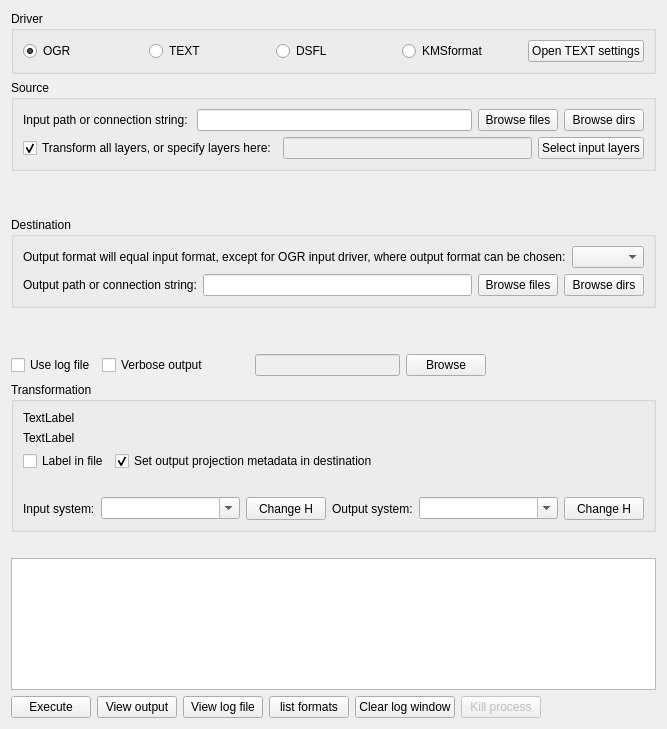
      <widget class="QWidget" name="tab_ogr">
       <property name="sizePolicy">
        <sizepolicy hsizetype="Expanding" vsizetype="Expanding">
         <horstretch>0</horstretch>
         <verstretch>0</verstretch>
        </sizepolicy>
       </property>
       <property name="whatsThis">
        <string>&lt;html&gt;&lt;head/&gt;&lt;body&gt;&lt;p&gt;Perform transformations between various datasources here.&lt;/p&gt;&lt;/body&gt;&lt;/html&gt;</string>
       </property>
       <attribute name="title">
        <string>Batch</string>
       </attribute>
       <layout class="QVBoxLayout" name="verticalLayout_5">
        <item>
         <widget class="QGroupBox" name="groupBox_5">
          <property name="sizePolicy">
           <sizepolicy hsizetype="Preferred" vsizetype="Fixed">
            <horstretch>0</horstretch>
            <verstretch>0</verstretch>
           </sizepolicy>
          </property>
          <property name="baseSize">
           <size>
            <width>0</width>
            <height>24</height>
           </size>
          </property>
          <property name="toolTip">
           <string>Select input 'driver' here</string>
          </property>
          <property name="whatsThis">
           <string>Select input driver here...</string>
          </property>
          <property name="title">
           <string>Driver</string>
          </property>
          <layout class="QVBoxLayout" name="verticalLayout">
           <item>
            <layout class="QHBoxLayout" name="horizontalLayout_9">
             <property name="sizeConstraint">
              <enum>QLayout::SetDefaultConstraint</enum>
             </property>
             <item>
              <widget class="QRadioButton" name="rdobt_f2f_ogr">
               <property name="text">
                <string>OGR</string>
               </property>
               <property name="checked">
                <bool>true</bool>
               </property>
              </widget>
             </item>
             <item>
              <widget class="QRadioButton" name="rdobt_f2f_simple_text">
               <property name="text">
                <string>TEXT</string>
               </property>
              </widget>
             </item>
             <item>
              <widget class="QRadioButton" name="rdobt_f2f_dsfl">
               <property name="text">
                <string>DSFL</string>
               </property>
              </widget>
             </item>
             <item>
              <widget class="QRadioButton" name="rdobt_f2f_kmsformat">
               <property name="text">
                <string>KMSformat</string>
               </property>
              </widget>
             </item>
             <item>
              <widget class="QPushButton" name="bt_f2f_settings">
               <property name="sizePolicy">
                <sizepolicy hsizetype="Fixed" vsizetype="Fixed">
                 <horstretch>0</horstretch>
                 <verstretch>0</verstretch>
                </sizepolicy>
               </property>
               <property name="whatsThis">
                <string>Open settings specific for the TEXT format.</string>
               </property>
               <property name="text">
                <string>Open TEXT settings</string>
               </property>
              </widget>
             </item>
            </layout>
           </item>
          </layout>
         </widget>
        </item>
        <item>
         <widget class="QGroupBox" name="groupBox_3">
          <property name="sizePolicy">
           <sizepolicy hsizetype="Preferred" vsizetype="Preferred">
            <horstretch>0</horstretch>
            <verstretch>0</verstretch>
           </sizepolicy>
          </property>
          <property name="title">
           <string>Source</string>
          </property>
          <layout class="QVBoxLayout" name="verticalLayout_8">
           <item>
            <layout class="QHBoxLayout" name="horizontalLayout_5">
             <item>
              <widget class="QLabel" name="lbl_f2f_input_file">
               <property name="text">
                <string>Input path or connection string: </string>
               </property>
              </widget>
             </item>
             <item>
              <widget class="QLineEdit" name="txt_f2f_input_file">
               <property name="sizePolicy">
                <sizepolicy hsizetype="Expanding" vsizetype="Fixed">
                 <horstretch>0</horstretch>
                 <verstretch>0</verstretch>
                </sizepolicy>
               </property>
               <property name="sizeIncrement">
                <size>
                 <width>0</width>
                 <height>0</height>
                </size>
               </property>
               <property name="whatsThis">
                <string>&lt;html&gt;&lt;head/&gt;&lt;body&gt;&lt;p&gt;A simple file name or, if using OGR, a connection string to e.g. a database. Use * wildcards for globbing over several input files in a directory.&lt;/p&gt;&lt;/body&gt;&lt;/html&gt;</string>
               </property>
              </widget>
             </item>
             <item>
              <widget class="QPushButton" name="bt_f2f_browse_input">
               <property name="sizePolicy">
                <sizepolicy hsizetype="Fixed" vsizetype="Fixed">
                 <horstretch>0</horstretch>
                 <verstretch>0</verstretch>
                </sizepolicy>
               </property>
               <property name="text">
                <string>Browse files</string>
               </property>
              </widget>
             </item>
             <item>
              <widget class="QPushButton" name="bt_f2f_browse_input_dir">
               <property name="sizePolicy">
                <sizepolicy hsizetype="Fixed" vsizetype="Fixed">
                 <horstretch>0</horstretch>
                 <verstretch>0</verstretch>
                </sizepolicy>
               </property>
               <property name="text">
                <string>Browse dirs</string>
               </property>
              </widget>
             </item>
            </layout>
           </item>
           <item>
            <layout class="QHBoxLayout" name="horizontalLayout_12">
             <item>
              <widget class="QCheckBox" name="chb_f2f_all_layers">
               <property name="toolTip">
                <string>Check to transform all layers</string>
               </property>
               <property name="whatsThis">
                <string>&lt;html&gt;&lt;head/&gt;&lt;body&gt;&lt;p&gt;Generally (with OGR input), the batch process will iterate over all input layers, e.g. all shape files in a folder or all layers in a database. This behaviour can be changed by unchecking the check box an selecting specific input layers (as a ; separated list). &lt;/p&gt;&lt;/body&gt;&lt;/html&gt;</string>
               </property>
               <property name="text">
                <string>Transform all layers, or specify layers here:</string>
               </property>
               <property name="checked">
                <bool>true</bool>
               </property>
              </widget>
             </item>
             <item>
              <widget class="QLineEdit" name="txt_f2f_layers_in">
               <property name="enabled">
                <bool>false</bool>
               </property>
               <property name="toolTip">
                <string>Semicolon separated list of layers</string>
               </property>
               <property name="whatsThis">
                <string>&lt;html&gt;&lt;head/&gt;&lt;body&gt;&lt;p&gt;Specify input layers here, seperated by semicolons. Only valid for OGR input/output and formats that support layers, e.g. a directory of shape files or a FileGDB database.&lt;/p&gt;&lt;/body&gt;&lt;/html&gt;</string>
               </property>
              </widget>
             </item>
             <item>
              <widget class="QPushButton" name="bt_f2f_input_layers">
               <property name="sizePolicy">
                <sizepolicy hsizetype="Fixed" vsizetype="Fixed">
                 <horstretch>0</horstretch>
                 <verstretch>0</verstretch>
                </sizepolicy>
               </property>
               <property name="text">
                <string>Select input layers</string>
               </property>
              </widget>
             </item>
            </layout>
           </item>
          </layout>
         </widget>
        </item>
        <item>
         <spacer name="verticalSpacer_10">
          <property name="orientation">
           <enum>Qt::Vertical</enum>
          </property>
          <property name="sizeHint" stdset="0">
           <size>
            <width>20</width>
            <height>40</height>
           </size>
          </property>
         </spacer>
        </item>
        <item>
         <widget class="QGroupBox" name="groupBox_4">
          <property name="title">
           <string>Destination</string>
          </property>
          <layout class="QVBoxLayout" name="verticalLayout_10">
           <item>
            <layout class="QFormLayout" name="formLayout">
             <item row="0" column="0">
              <widget class="QLabel" name="lbl_f2f_ogrdriver">
               <property name="text">
                <string>Output format will equal input format, except for OGR input driver, where output format can be chosen:</string>
               </property>
              </widget>
             </item>
             <item row="0" column="1">
              <widget class="QComboBox" name="cb_f2f_ogr_driver">
               <property name="sizePolicy">
                <sizepolicy hsizetype="Fixed" vsizetype="Fixed">
                 <horstretch>0</horstretch>
                 <verstretch>0</verstretch>
                </sizepolicy>
               </property>
              </widget>
             </item>
            </layout>
           </item>
           <item>
            <layout class="QHBoxLayout" name="horizontalLayout_6">
             <item>
              <widget class="QLabel" name="lbl_f2f_output_file">
               <property name="text">
                <string>Output path or connection string:</string>
               </property>
              </widget>
             </item>
             <item>
              <widget class="QLineEdit" name="txt_f2f_output_file">
               <property name="toolTip">
                <string>Output datasource or connection string.</string>
               </property>
               <property name="whatsThis">
                <string>Output datasource or connection string. If globbing over several input datasources (with * wildcards), the output datasource should be a directory.</string>
               </property>
              </widget>
             </item>
             <item>
              <widget class="QPushButton" name="bt_f2f_browse_output">
               <property name="sizePolicy">
                <sizepolicy hsizetype="Fixed" vsizetype="Fixed">
                 <horstretch>0</horstretch>
                 <verstretch>0</verstretch>
                </sizepolicy>
               </property>
               <property name="text">
                <string>Browse files</string>
               </property>
              </widget>
             </item>
             <item>
              <widget class="QPushButton" name="bt_f2f_browse_output_dir">
               <property name="text">
                <string>Browse dirs</string>
               </property>
              </widget>
             </item>
            </layout>
           </item>
          </layout>
         </widget>
        </item>
        <item>
         <spacer name="verticalSpacer_4">
          <property name="orientation">
           <enum>Qt::Vertical</enum>
          </property>
          <property name="sizeHint" stdset="0">
           <size>
            <width>20</width>
            <height>40</height>
           </size>
          </property>
         </spacer>
        </item>
        <item>
         <layout class="QHBoxLayout" name="horizontalLayout_11">
          <item>
           <widget class="QCheckBox" name="chb_f2f_use_log">
            <property name="toolTip">
             <string>Use a log file to log errors and other output from TrLib.</string>
            </property>
            <property name="whatsThis">
             <string>Use a log file to log errors and other output from TrLib.</string>
            </property>
            <property name="text">
             <string>Use log file</string>
            </property>
            <property name="checked">
             <bool>false</bool>
            </property>
            <property name="tristate">
             <bool>false</bool>
            </property>
           </widget>
          </item>
          <item>
           <widget class="QCheckBox" name="chb_f2f_verbose">
            <property name="toolTip">
             <string>Turn on extra verbosity in logging.</string>
            </property>
            <property name="whatsThis">
             <string>Turn on extra verbosity in logging.</string>
            </property>
            <property name="text">
             <string>Verbose output</string>
            </property>
            <property name="checked">
             <bool>false</bool>
            </property>
           </widget>
          </item>
          <item>
           <spacer name="horizontalSpacer_7">
            <property name="orientation">
             <enum>Qt::Horizontal</enum>
            </property>
            <property name="sizeType">
             <enum>QSizePolicy::Fixed</enum>
            </property>
            <property name="sizeHint" stdset="0">
             <size>
              <width>40</width>
              <height>20</height>
             </size>
            </property>
           </spacer>
          </item>
          <item>
           <widget class="QLineEdit" name="txt_f2f_log_name">
            <property name="enabled">
             <bool>false</bool>
            </property>
            <property name="toolTip">
             <string>File path for output log file.</string>
            </property>
            <property name="whatsThis">
             <string>File path for output log file.</string>
            </property>
           </widget>
          </item>
          <item>
           <widget class="QPushButton" name="bt_f2f_browse_log">
            <property name="text">
             <string>Browse</string>
            </property>
           </widget>
          </item>
          <item>
           <spacer name="horizontalSpacer_6">
            <property name="orientation">
             <enum>Qt::Horizontal</enum>
            </property>
            <property name="sizeType">
             <enum>QSizePolicy::Fixed</enum>
            </property>
            <property name="sizeHint" stdset="0">
             <size>
              <width>170</width>
              <height>20</height>
             </size>
            </property>
           </spacer>
          </item>
         </layout>
        </item>
        <item>
         <widget class="QGroupBox" name="groupBox_2">
          <property name="sizePolicy">
           <sizepolicy hsizetype="Preferred" vsizetype="Preferred">
            <horstretch>0</horstretch>
            <verstretch>0</verstretch>
           </sizepolicy>
          </property>
          <property name="title">
           <string>Transformation</string>
          </property>
          <layout class="QVBoxLayout" name="verticalLayout_12">
           <item>
            <widget class="QLabel" name="lbl_f2f_input_info">
             <property name="text">
              <string>TextLabel</string>
             </property>
            </widget>
           </item>
           <item>
            <widget class="QLabel" name="lbl_f2f_output_info">
             <property name="text">
              <string>TextLabel</string>
             </property>
            </widget>
           </item>
           <item>
            <layout class="QHBoxLayout" name="horizontalLayout_10">
             <item>
              <widget class="QCheckBox" name="chb_f2f_label_in_file">
               <property name="toolTip">
                <string>Use this option if projection metadata is extractable from the input datasource.</string>
               </property>
               <property name="whatsThis">
                <string>Use this option if projection metadata is extractable from the input datasource.</string>
               </property>
               <property name="text">
                <string>Label in file</string>
               </property>
              </widget>
             </item>
             <item>
              <widget class="QCheckBox" name="chb_f2f_set_projection">
               <property name="whatsThis">
                <string>&lt;html&gt;&lt;head/&gt;&lt;body&gt;&lt;p&gt;If checked, will attempt to write output projection metadata in destionation datasource.&lt;/p&gt;&lt;p&gt;This might fail for some OGR-drivers like e.g. 'FileGDB', in which case the metadata can be attached via some appropriate tool afterwards, like e.g. ogr2ogr. &lt;/p&gt;&lt;/body&gt;&lt;/html&gt;</string>
               </property>
               <property name="text">
                <string>Set output projection metadata in destination</string>
               </property>
               <property name="checked">
                <bool>true</bool>
               </property>
              </widget>
             </item>
             <item>
              <spacer name="horizontalSpacer_10">
               <property name="orientation">
                <enum>Qt::Horizontal</enum>
               </property>
               <property name="sizeHint" stdset="0">
                <size>
                 <width>40</width>
                 <height>20</height>
                </size>
               </property>
              </spacer>
             </item>
            </layout>
           </item>
           <item>
            <spacer name="verticalSpacer_5">
             <property name="orientation">
              <enum>Qt::Vertical</enum>
             </property>
             <property name="sizeHint" stdset="0">
              <size>
               <width>20</width>
               <height>20</height>
              </size>
             </property>
            </spacer>
           </item>
           <item>
            <layout class="QHBoxLayout" name="horizontalLayout_8">
             <item>
              <widget class="QLabel" name="label_3">
               <property name="text">
                <string>Input system:</string>
               </property>
              </widget>
             </item>
             <item>
              <widget class="QComboBox" name="cb_f2f_input_system">
               <property name="sizePolicy">
                <sizepolicy hsizetype="Expanding" vsizetype="Fixed">
                 <horstretch>0</horstretch>
                 <verstretch>0</verstretch>
                </sizepolicy>
               </property>
               <property name="minimumSize">
                <size>
                 <width>0</width>
                 <height>20</height>
                </size>
               </property>
               <property name="toolTip">
                <string>Specify input system</string>
               </property>
               <property name="whatsThis">
                <string>Specify an input spatial reference system as a minilabel, either by selecting from the dropdown list or simply typing one yourself (hit enter to try to parse it).</string>
               </property>
               <property name="editable">
                <bool>true</bool>
               </property>
               <property name="sizeAdjustPolicy">
                <enum>QComboBox::AdjustToContents</enum>
               </property>
              </widget>
             </item>
             <item>
              <widget class="QPushButton" name="bt_f2f_change_h_in">
               <property name="sizePolicy">
                <sizepolicy hsizetype="Fixed" vsizetype="Fixed">
                 <horstretch>0</horstretch>
                 <verstretch>0</verstretch>
                </sizepolicy>
               </property>
               <property name="minimumSize">
                <size>
                 <width>0</width>
                 <height>23</height>
                </size>
               </property>
               <property name="toolTip">
                <string>Change height system of input srs.</string>
               </property>
               <property name="text">
                <string>Change H</string>
               </property>
              </widget>
             </item>
             <item>
              <widget class="QLabel" name="label_5">
               <property name="text">
                <string>Output system:</string>
               </property>
              </widget>
             </item>
             <item>
              <widget class="QComboBox" name="cb_f2f_output_system">
               <property name="sizePolicy">
                <sizepolicy hsizetype="Expanding" vsizetype="Fixed">
                 <horstretch>0</horstretch>
                 <verstretch>0</verstretch>
                </sizepolicy>
               </property>
               <property name="minimumSize">
                <size>
                 <width>0</width>
                 <height>20</height>
                </size>
               </property>
               <property name="toolTip">
                <string>Specify output system</string>
               </property>
               <property name="whatsThis">
                <string>Specify an output spatial reference system as a minilabel, either by selecting from the dropdown list or simply typing one yourself (hit enter to try to parse it).</string>
               </property>
               <property name="editable">
                <bool>true</bool>
               </property>
               <property name="sizeAdjustPolicy">
                <enum>QComboBox::AdjustToContents</enum>
               </property>
              </widget>
             </item>
             <item>
              <widget class="QPushButton" name="bt_f2f_change_h_out">
               <property name="sizePolicy">
                <sizepolicy hsizetype="Fixed" vsizetype="Fixed">
                 <horstretch>0</horstretch>
                 <verstretch>0</verstretch>
                </sizepolicy>
               </property>
               <property name="minimumSize">
                <size>
                 <width>0</width>
                 <height>23</height>
                </size>
               </property>
               <property name="toolTip">
                <string>Change height system of input srs.</string>
               </property>
               <property name="text">
                <string>Change H</string>
               </property>
              </widget>
             </item>
            </layout>
           </item>
          </layout>
         </widget>
        </item>
        <item>
         <spacer name="verticalSpacer_2">
          <property name="orientation">
           <enum>Qt::Vertical</enum>
          </property>
          <property name="sizeHint" stdset="0">
           <size>
            <width>20</width>
            <height>20</height>
           </size>
          </property>
         </spacer>
        </item>
        <item>
         <widget class="QTextEdit" name="txt_f2f_log">
          <property name="sizePolicy">
           <sizepolicy hsizetype="Expanding" vsizetype="Expanding">
            <horstretch>0</horstretch>
            <verstretch>0</verstretch>
           </sizepolicy>
          </property>
          <property name="maximumSize">
           <size>
            <width>16777215</width>
            <height>132</height>
           </size>
          </property>
          <property name="font">
           <font>
            <family>Courier</family>
            <pointsize>9</pointsize>
           </font>
          </property>
          <property name="whatsThis">
           <string>Output log from batch transformation.</string>
          </property>
          <property name="readOnly">
           <bool>true</bool>
          </property>
         </widget>
        </item>
        <item>
         <layout class="QGridLayout" name="gridLayout">
          <item row="0" column="0">
           <widget class="QPushButton" name="bt_f2f_execute">
            <property name="sizePolicy">
             <sizepolicy hsizetype="Fixed" vsizetype="Fixed">
              <horstretch>0</horstretch>
              <verstretch>0</verstretch>
             </sizepolicy>
            </property>
            <property name="toolTip">
             <string>Start the process.</string>
            </property>
            <property name="text">
             <string>Execute</string>
            </property>
           </widget>
          </item>
          <item row="0" column="1">
           <widget class="QPushButton" name="bt_f2f_view_output">
            <property name="sizePolicy">
             <sizepolicy hsizetype="Fixed" vsizetype="Fixed">
              <horstretch>0</horstretch>
              <verstretch>0</verstretch>
             </sizepolicy>
            </property>
            <property name="toolTip">
             <string>View output.</string>
            </property>
            <property name="whatsThis">
             <string>View output (only applies to 'TEXT' and 'KMS' output).</string>
            </property>
            <property name="text">
             <string>View output</string>
            </property>
           </widget>
          </item>
          <item row="0" column="6">
           <spacer name="horizontalSpacer_4">
            <property name="orientation">
             <enum>Qt::Horizontal</enum>
            </property>
            <property name="sizeHint" stdset="0">
             <size>
              <width>40</width>
              <height>20</height>
             </size>
            </property>
           </spacer>
          </item>
          <item row="0" column="2">
           <widget class="QPushButton" name="bt_f2f_view_log">
            <property name="toolTip">
             <string>View the log file.</string>
            </property>
            <property name="whatsThis">
             <string>View the log file (if used).</string>
            </property>
            <property name="text">
             <string>View log file</string>
            </property>
           </widget>
          </item>
          <item row="0" column="4">
           <widget class="QPushButton" name="bt_f2f_clear_log">
            <property name="text">
             <string>Clear log window</string>
            </property>
           </widget>
          </item>
          <item row="0" column="5">
           <widget class="QPushButton" name="bt_f2f_kill">
            <property name="enabled">
             <bool>false</bool>
            </property>
            <property name="whatsThis">
             <string>Kill the batch process if it seems to be stalled.</string>
            </property>
            <property name="text">
             <string>Kill process</string>
            </property>
           </widget>
          </item>
          <item row="0" column="3">
           <widget class="QPushButton" name="bt_f2f_list_formats">
            <property name="whatsThis">
             <string>List available input and output formats for the batch transformation program.</string>
            </property>
            <property name="text">
             <string>list formats</string>
            </property>
           </widget>
          </item>
         </layout>
        </item>
       </layout>
      </widget>
